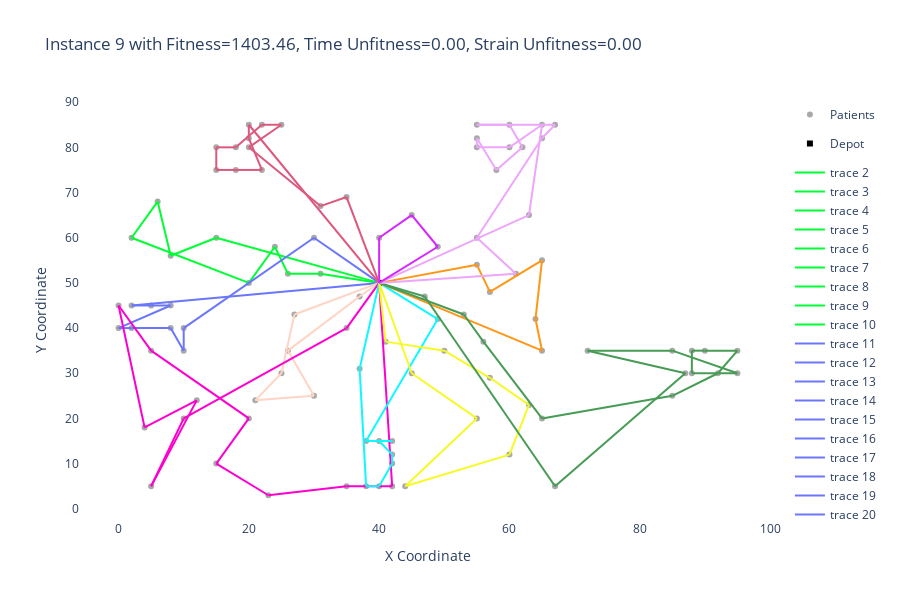

The notebook cell this image was saved under:
### Code cell
import plotly.express as px
import plotly.graph_objects as go
from itertools import cycle

depot_x, depot_y = depot['x_coord'], depot['y_coord']
x_coords, y_coords = zip(*[(patient['x_coord'], patient['y_coord']) for patient in patients.values()])



patient_hover_texts = [f"Patient {pid}:<br>Location: ({patient['x_coord']}, {patient['y_coord']})<br>Time Window: [{patient['start_time']}, {patient['end_time']}]" for pid, patient in patients.items()]

# Create a scatter plot for patients
patients_scatter = go.Scatter(x=x_coords, y=y_coords, mode='markers', marker=dict(symbol='circle', color='darkgrey'), name='Patients', text=patient_hover_texts, hoverinfo='text')

# Create a scatter plot for the depot
depot_scatter = go.Scatter(x=[depot_x], y=[depot_y], mode='markers', marker=dict(symbol='square', color='black'), name='Depot')


# Create the figure and add the scatter plots
fig = go.Figure()
fig.add_trace(patients_scatter)
fig.add_trace(depot_scatter)
from itertools import cycle

# Generate a list of distinct colors
num_routes = 25  # Or however many routes you have


colors = px.colors.qualitative.Light24
colors.append('#1CA71C')
colors.append('#FFA500')
colors = iter(cycle(colors))
# Current color

color_ind = 1



color = next(colors)
for start, end in arcs:
    if (start[0] == depot_x and start[1] == depot_y):  # Start at the depot
        color = next(colors)  # Change color for the new route
    fig.add_trace(go.Scatter(x=[start[0], end[0]], y=[start[1], end[1]], mode='lines', line=dict(color=color), legendgroup=f'R{color_ind}'))

# Set axis labels
fig.update_layout(
    xaxis_title='X Coordinate', 
    yaxis_title='Y Coordinate', 
    title=f'Instance {instance} with Fitness={fitness:.2f}, Time Unfitness={time_unfitness:.2f}, Strain Unfitness={strain_unfitness:.2f}', 
    plot_bgcolor='white', 
    paper_bgcolor='white',
    height=600,
)

# Show the plot
fig.show()

### Figure 1 — Plotly figure (JSON) as saved in the notebook; plotly's stock layout.template omitted (floating-point values rounded to 4 significant figures)
{"data": [{"hoverinfo": "text", "marker": {"color": "darkgrey", "symbol": "circle"}, "mode": "markers", "name": "Patients", "text": ["Patient 1:<br>Location: (25, 85)<br>Time Window: [673, 803]", "Patient 2:<br>Location: (22, 75)<br>Time Window: [152, 282]", "Patient 3:<br>Location: (22, 85)<br>Time Window: [471, 601]", "Patient 4:<br>Location: (20, 80)<br>Time Window: [644, 774]", "Patient 5:<br>Location: (20, 85)<br>Time Window: [73, 203]", "Patient 6:<br>Location: (18, 75)<br>Time Window: [388, 518]", "Patient 7:<br>Location: (15, 75)<br>Time Window: [300, 430]", "Patient 8:<br>Location: (15, 80)<br>Time Window: [367, 497]", "Patient 9:<br>Location: (10, 35)<br>Time Window: [371, 501]", "Patient 10:<br>Location: (10, 40)<br>Time Window: [519, 649]", "Patient 11:<br>Location: (8, 40)<br>Time Window: [195, 325]", "Patient 12:<br>Location: (8, 45)<br>Time Window: [223, 353]", "Patient 13:<br>Location: (5, 35)<br>Time Window: [653, 783]", "Patient 14:<br>Location: (5, 45)<br>Time Window: [35, 165]", "Patient 15:<br>Location: (2, 40)<br>Time Window: [174, 304]", "Patient 16:<br>Location: (0, 40)<br>Time Window: [255, 385]", "Patient 17:<br>Location: (0, 45)<br>Time Window: [703, 833]", "Patient 18:<br>Location: (44, 5)<br>Time Window: [335, 465]", "Patient 19:<br>Location: (42, 10)<br>Time Window: [254, 384]", "Patient 20:<br>Location: (42, 15)<br>Time Window: [537, 667]", "Patient 21:<br>Location: (40, 5)<br>Time Window: [215, 345]", "Patient 22:<br>Location: (40, 15)<br>Time Window: [375, 505]", "Patient 23:<br>Location: (38, 5)<br>Time Window: [201, 331]", "Patient 24:<br>Location: (38, 15)<br>Time Window: [681, 811]", "Patient 25:<br>Location: (35, 5)<br>Time Window: [784, 914]", "Patient 26:<br>Location: (95, 30)<br>Time Window: [529, 659]", "Patient 27:<br>Location: (95, 35)<br>Time Window: [146, 276]", "Patient 28:<br>Location: (92, 30)<br>Time Window: [149, 279]", "Patient 29:<br>Location: (90, 35)<br>Time Window: [194, 324]", "Patient 30:<br>Location: (88, 30)<br>Time Window: [246, 376]", "Patient 31:<br>Location: (88, 35)<br>Time Window: [165, 295]", "Patient 32:<br>Location: (87, 30)<br>Time Window: [621, 751]", "Patient 33:<br>Location: (85, 25)<br>Time Window: [80, 210]", "Patient 34:<br>Location: (85, 35)<br>Time Window: [487, 617]", "Patient 35:<br>Location: (67, 85)<br>Time Window: [657, 787]", "Patient 36:<br>Location: (65, 85)<br>Time Window: [43, 173]", "Patient 37:<br>Location: (65, 82)<br>Time Window: [557, 687]", "Patient 38:<br>Location: (62, 80)<br>Time Window: [278, 408]", "Patient 39:<br>Location: (60, 80)<br>Time Window: [64, 194]", "Patient 40:<br>Location: (60, 85)<br>Time Window: [329, 459]", "Patient 41:<br>Location: (58, 75)<br>Time Window: [376, 506]", "Patient 42:<br>Location: (55, 80)<br>Time Window: [33, 163]", "Patient 43:<br>Location: (55, 85)<br>Time Window: [574, 704]", "Patient 44:<br>Location: (55, 82)<br>Time Window: [217, 347]", "Patient 45:<br>Location: (20, 82)<br>Time Window: [37, 167]", "Patient 46:<br>Location: (18, 80)<br>Time Window: [489, 619]", "Patient 47:<br>Location: (2, 45)<br>Time Window: [105, 235]", "Patient 48:<br>Location: (42, 5)<br>Time Window: [732, 862]", "Patient 49:<br>Location: (42, 12)<br>Time Window: [440, 570]", "Patient 50:<br>Location: (72, 35)<br>Time Window: [507, 637]", "Patient 51:<br>Location: (55, 20)<br>Time Window: [326, 456]", "Patient 52:<br>Location: (25, 30)<br>Time Window: [175, 305]", "Patient 53:<br>Location: (20, 50)<br>Time Window: [375, 505]", "Patient 54:<br>Location: (55, 60)<br>Time Window: [601, 731]", "Patient 55:<br>Location: (30, 60)<br>Time Window: [599, 729]", "Patient 56:<br>Location: (50, 35)<br>Time Window: [557, 687]", "Patient 57:<br>Location: (30, 25)<br>Time Window: [397, 527]", "Patient 58:<br>Location: (15, 10)<br>Time Window: [782, 912]", "Patient 59:<br>Location: (10, 20)<br>Time Window: [42, 172]", "Patient 60:<br>Location: (15, 60)<br>Time Window: [694, 824]", "Patient 61:<br>Location: (45, 65)<br>Time Window: [258, 388]", "Patient 62:<br>Location: (65, 35)<br>Time Window: [167, 297]", "Patient 63:<br>Location: (65, 20)<br>Time Window: [39, 169]", "Patient 64:<br>Location: (45, 30)<br>Time Window: [191, 321]", "Patient 65:<br>Location: (35, 40)<br>Time Window: [11, 141]", "Patient 66:<br>Location: (41, 37)<br>Time Window: [566, 696]", "Patient 67:<br>Location: (64, 42)<br>Time Window: [268, 398]", "Patient 68:<br>Location: (40, 60)<br>Time Window: [612, 742]", "Patient 69:<br>Location: (31, 52)<br>Time Window: [157, 287]", "Patient 70:<br>Location: (35, 69)<br>Time Window: [810, 940]", "Patient 71:<br>Location: (65, 55)<br>Time Window: [241, 371]", "Patient 72:<br>Location: (63, 65)<br>Time Window: [60, 190]", "Patient 73:<br>Location: (2, 60)<br>Time Window: [286, 416]", "Patient 74:<br>Location: (20, 20)<br>Time Window: [645, 775]", "Patient 75:<br>Location: (5, 5)<br>Time Window: [232, 362]", "Patient 76:<br>Location: (60, 12)<br>Time Window: [268, 398]", "Patient 77:<br>Location: (23, 3)<br>Time Window: [764, 894]", "Patient 78:<br>Location: (8, 56)<br>Time Window: [365, 495]", "Patient 79:<br>Location: (6, 68)<br>Time Window: [352, 482]", "Patient 80:<br>Location: (47, 47)<br>Time Window: [822, 952]", "Patient 81:<br>Location: (49, 58)<br>Time Window: [355, 485]", "Patient 82:<br>Location: (27, 43)<br>Time Window: [152, 282]", "Patient 83:<br>Location: (37, 31)<br>Time Window: [105, 235]", "Patient 84:<br>Location: (57, 29)<br>Time Window: [395, 525]", "Patient 85:<br>Location: (63, 23)<br>Time Window: [344, 474]", "Patient 86:<br>Location: (21, 24)<br>Time Window: [349, 479]", "Patient 87:<br>Location: (12, 24)<br>Time Window: [359, 489]", "Patient 88:<br>Location: (24, 58)<br>Time Window: [260, 390]", "Patient 89:<br>Location: (67, 5)<br>Time Window: [713, 843]", "Patient 90:<br>Location: (37, 47)<br>Time Window: [359, 489]", "Patient 91:<br>Location: (49, 42)<br>Time Window: [719, 849]", "Patient 92:<br>Location: (53, 43)<br>Time Window: [14, 144]", "Patient 93:<br>Location: (61, 52)<br>Time Window: [808, 938]", "Patient 94:<br>Location: (57, 48)<br>Time Window: [392, 522]", "Patient 95:<br>Location: (56, 37)<br>Time Window: [100, 230]", "Patient 96:<br>Location: (55, 54)<br>Time Window: [562, 692]", "Patient 97:<br>Location: (4, 18)<br>Time Window: [547, 677]", "Patient 98:<br>Location: (26, 52)<br>Time Window: [172, 302]", "Patient 99:<br>Location: (26, 35)<br>Time Window: [308, 438]", "Patient 100:<br>Location: (31, 67)<br>Time Window: [810, 940]"], "type": "scatter", "x": [25, 22, 22, 20, 20, 18, 15, 15, 10, 10, 8, 8, 5, 5, 2, 0, 0, 44, 42, 42, 40, 40, 38, 38, 35, 95, 95, 92, 90, 88, 88, 87, 85, 85, 67, 65, 65, 62, 60, 60, 58, 55, 55, 55, 20, 18, 2, 42, 42, 72, 55, 25, 20, 55, 30, 50, 30, 15, 10, 15, 45, 65, 65, 45, 35, 41, 64, 40, 31, 35, 65, 63, 2, 20, 5, 60, 23, 8, 6, 47, 49, 27, 37, 57, 63, 21, 12, 24, 67, 37, 49, 53, 61, 57, 56, 55, 4, 26, 26, 31], "y": [85, 75, 85, 80, 85, 75, 75, 80, 35, 40, 40, 45, 35, 45, 40, 40, 45, 5, 10, 15, 5, 15, 5, 15, 5, 30, 35, 30, 35, 30, 35, 30, 25, 35, 85, 85, 82, 80, 80, 85, 75, 80, 85, 82, 82, 80, 45, 5, 12, 35, 20, 30, 50, 60, 60, 35, 25, 10, 20, 60, 65, 35, 20, 30, 40, 37, 42, 60, 52, 69, 55, 65, 60, 20, 5, 12, 3, 56, 68, 47, 58, 43, 31, 29, 23, 24, 24, 58, 5, 47, 42, 43, 52, 48, 37, 54, 18, 52, 35, 67]}, {"marker": {"color": "black", "symbol": "square"}, "mode": "markers", "name": "Depot", "type": "scatter", "x": [40], "y": [50]}, {"legendgroup": "R1", "line": {"color": "#00FE35"}, "mode": "lines", "type": "scatter", "x": [40, 31], "y": [50, 52]}, {"legendgroup": "R1", "line": {"color": "#00FE35"}, "mode": "lines", "type": "scatter", "x": [31, 26], "y": [52, 52]}, {"legendgroup": "R1", "line": {"color": "#00FE35"}, "mode": "lines", "type": "scatter", "x": [26, 24], "y": [52, 58]}, {"legendgroup": "R1", "line": {"color": "#00FE35"}, "mode": "lines", "type": "scatter", "x": [24, 20], "y": [58, 50]}, {"legendgroup": "R1", "line": {"color": "#00FE35"}, "mode": "lines", "type": "scatter", "x": [20, 2], "y": [50, 60]}, {"legendgroup": "R1", "line": {"color": "#00FE35"}, "mode": "lines", "type": "scatter", "x": [2, 6], "y": [60, 68]}, {"legendgroup": "R1", "line": {"color": "#00FE35"}, "mode": "lines", "type": "scatter", "x": [6, 8], "y": [68, 56]}, {"legendgroup": "R1", "line": {"color": "#00FE35"}, "mode": "lines", "type": "scatter", "x": [8, 15], "y": [56, 60]}, {"legendgroup": "R1", "line": {"color": "#00FE35"}, "mode": "lines", "type": "scatter", "x": [15, 40], "y": [60, 50]}, {"legendgroup": "R1", "line": {"color": "#6A76FC"}, "mode": "lines", "type": "scatter", "x": [40, 2], "y": [50, 45]}, {"legendgroup": "R1", "line": {"color": "#6A76FC"}, "mode": "lines", "type": "scatter", "x": [2, 5], "y": [45, 45]}, {"legendgroup": "R1", "line": {"color": "#6A76FC"}, "mode": "lines", "type": "scatter", "x": [5, 8], "y": [45, 45]}, {"legendgroup": "R1", "line": {"color": "#6A76FC"}, "mode": "lines", "type": "scatter", "x": [8, 0], "y": [45, 40]}, {"legendgroup": "R1", "line": {"color": "#6A76FC"}, "mode": "lines", "type": "scatter", "x": [0, 2], "y": [40, 40]}, {"legendgroup": "R1", "line": {"color": "#6A76FC"}, "mode": "lines", "type": "scatter", "x": [2, 8], "y": [40, 40]}, {"legendgroup": "R1", "line": {"color": "#6A76FC"}, "mode": "lines", "type": "scatter", "x": [8, 10], "y": [40, 35]}, {"legendgroup": "R1", "line": {"color": "#6A76FC"}, "mode": "lines", "type": "scatter", "x": [10, 10], "y": [35, 40]}, {"legendgroup": "R1", "line": {"color": "#6A76FC"}, "mode": "lines", "type": "scatter", "x": [10, 30], "y": [40, 60]}, {"legendgroup": "R1", "line": {"color": "#6A76FC"}, "mode": "lines", "type": "scatter", "x": [30, 40], "y": [60, 50]}, {"legendgroup": "R1", "line": {"color": "#FED4C4"}, "mode": "lines", "type": "scatter", "x": [40, 27], "y": [50, 43]}, {"legendgroup": "R1", "line": {"color": "#FED4C4"}, "mode": "lines", "type": "scatter", "x": [27, 25], "y": [43, 30]}, {"legendgroup": "R1", "line": {"color": "#FED4C4"}, "mode": "lines", "type": "scatter", "x": [25, 21], "y": [30, 24]}, {"legendgroup": "R1", "line": {"color": "#FED4C4"}, "mode": "lines", "type": "scatter", "x": [21, 30], "y": [24, 25]}, {"legendgroup": "R1", "line": {"color": "#FED4C4"}, "mode": "lines", "type": "scatter", "x": [30, 26], "y": [25, 35]}, {"legendgroup": "R1", "line": {"color": "#FED4C4"}, "mode": "lines", "type": "scatter", "x": [26, 37], "y": [35, 47]}, {"legendgroup": "R1", "line": {"color": "#FED4C4"}, "mode": "lines", "type": "scatter", "x": [37, 40], "y": [47, 50]}, {"legendgroup": "R1", "line": {"color": "#FE00CE"}, "mode": "lines", "type": "scatter", "x": [40, 35], "y": [50, 40]}, {"legendgroup": "R1", "line": {"color": "#FE00CE"}, "mode": "lines", "type": "scatter", "x": [35, 10], "y": [40, 20]}, {"legendgroup": "R1", "line": {"color": "#FE00CE"}, "mode": "lines", "type": "scatter", "x": [10, 5], "y": [20, 5]}, {"legendgroup": "R1", "line": {"color": "#FE00CE"}, "mode": "lines", "type": "scatter", "x": [5, 12], "y": [5, 24]}, {"legendgroup": "R1", "line": {"color": "#FE00CE"}, "mode": "lines", "type": "scatter", "x": [12, 4], "y": [24, 18]}, {"legendgroup": "R1", "line": {"color": "#FE00CE"}, "mode": "lines", "type": "scatter", "x": [4, 0], "y": [18, 45]}, {"legendgroup": "R1", "line": {"color": "#FE00CE"}, "mode": "lines", "type": "scatter", "x": [0, 5], "y": [45, 35]}, {"legendgroup": "R1", "line": {"color": "#FE00CE"}, "mode": "lines", "type": "scatter", "x": [5, 20], "y": [35, 20]}, {"legendgroup": "R1", "line": {"color": "#FE00CE"}, "mode": "lines", "type": "scatter", "x": [20, 15], "y": [20, 10]}, {"legendgroup": "R1", "line": {"color": "#FE00CE"}, "mode": "lines", "type": "scatter", "x": [15, 23], "y": [10, 3]}, {"legendgroup": "R1", "line": {"color": "#FE00CE"}, "mode": "lines", "type": "scatter", "x": [23, 35], "y": [3, 5]}, {"legendgroup": "R1", "line": {"color": "#FE00CE"}, "mode": "lines", "type": "scatter", "x": [35, 42], "y": [5, 5]}, {"legendgroup": "R1", "line": {"color": "#FE00CE"}, "mode": "lines", "type": "scatter", "x": [42, 40], "y": [5, 50]}, {"legendgroup": "R1", "line": {"color": "#0DF9FF"}, "mode": "lines", "type": "scatter", "x": [40, 37], "y": [50, 31]}, {"legendgroup": "R1", "line": {"color": "#0DF9FF"}, "mode": "lines", "type": "scatter", "x": [37, 38], "y": [31, 5]}, {"legendgroup": "R1", "line": {"color": "#0DF9FF"}, "mode": "lines", "type": "scatter", "x": [38, 40], "y": [5, 5]}, {"legendgroup": "R1", "line": {"color": "#0DF9FF"}, "mode": "lines", "type": "scatter", "x": [40, 42], "y": [5, 10]}, {"legendgroup": "R1", "line": {"color": "#0DF9FF"}, "mode": "lines", "type": "scatter", "x": [42, 42], "y": [10, 12]}, {"legendgroup": "R1", "line": {"color": "#0DF9FF"}, "mode": "lines", "type": "scatter", "x": [42, 40], "y": [12, 15]}, {"legendgroup": "R1", "line": {"color": "#0DF9FF"}, "mode": "lines", "type": "scatter", "x": [40, 42], "y": [15, 15]}, {"legendgroup": "R1", "line": {"color": "#0DF9FF"}, "mode": "lines", "type": "scatter", "x": [42, 38], "y": [15, 15]}, {"legendgroup": "R1", "line": {"color": "#0DF9FF"}, "mode": "lines", "type": "scatter", "x": [38, 49], "y": [15, 42]}, {"legendgroup": "R1", "line": {"color": "#0DF9FF"}, "mode": "lines", "type": "scatter", "x": [49, 40], "y": [42, 50]}, {"legendgroup": "R1", "line": {"color": "#F6F926"}, "mode": "lines", "type": "scatter", "x": [40, 45], "y": [50, 30]}, {"legendgroup": "R1", "line": {"color": "#F6F926"}, "mode": "lines", "type": "scatter", "x": [45, 55], "y": [30, 20]}, {"legendgroup": "R1", "line": {"color": "#F6F926"}, "mode": "lines", "type": "scatter", "x": [55, 44], "y": [20, 5]}, {"legendgroup": "R1", "line": {"color": "#F6F926"}, "mode": "lines", "type": "scatter", "x": [44, 60], "y": [5, 12]}, {"legendgroup": "R1", "line": {"color": "#F6F926"}, "mode": "lines", "type": "scatter", "x": [60, 63], "y": [12, 23]}, {"legendgroup": "R1", "line": {"color": "#F6F926"}, "mode": "lines", "type": "scatter", "x": [63, 57], "y": [23, 29]}, {"legendgroup": "R1", "line": {"color": "#F6F926"}, "mode": "lines", "type": "scatter", "x": [57, 50], "y": [29, 35]}, {"legendgroup": "R1", "line": {"color": "#F6F926"}, "mode": "lines", "type": "scatter", "x": [50, 41], "y": [35, 37]}, {"legendgroup": "R1", "line": {"color": "#F6F926"}, "mode": "lines", "type": "scatter", "x": [41, 40], "y": [37, 50]}, {"legendgroup": "R1", "line": {"color": "#FF9616"}, "mode": "lines", "type": "scatter", "x": [40, 65], "y": [50, 35]}, {"legendgroup": "R1", "line": {"color": "#FF9616"}, "mode": "lines", "type": "scatter", "x": [65, 64], "y": [35, 42]}, {"legendgroup": "R1", "line": {"color": "#FF9616"}, "mode": "lines", "type": "scatter", "x": [64, 65], "y": [42, 55]}, {"legendgroup": "R1", "line": {"color": "#FF9616"}, "mode": "lines", "type": "scatter", "x": [65, 57], "y": [55, 48]}, {"legendgroup": "R1", "line": {"color": "#FF9616"}, "mode": "lines", "type": "scatter", "x": [57, 55], "y": [48, 54]}, {"legendgroup": "R1", "line": {"color": "#FF9616"}, "mode": "lines", "type": "scatter", "x": [55, 40], "y": [54, 50]}, {"legendgroup": "R1", "line": {"color": "#479B55"}, "mode": "lines", "type": "scatter", "x": [40, 53], "y": [50, 43]}, {"legendgroup": "R1", "line": {"color": "#479B55"}, "mode": "lines", "type": "scatter", "x": [53, 56], "y": [43, 37]}, {"legendgroup": "R1", "line": {"color": "#479B55"}, "mode": "lines", "type": "scatter", "x": [56, 65], "y": [37, 20]}, {"legendgroup": "R1", "line": {"color": "#479B55"}, "mode": "lines", "type": "scatter", "x": [65, 85], "y": [20, 25]}, {"legendgroup": "R1", "line": {"color": "#479B55"}, "mode": "lines", "type": "scatter", "x": [85, 92], "y": [25, 30]}, {"legendgroup": "R1", "line": {"color": "#479B55"}, "mode": "lines", "type": "scatter", "x": [92, 95], "y": [30, 35]}, {"legendgroup": "R1", "line": {"color": "#479B55"}, "mode": "lines", "type": "scatter", "x": [95, 90], "y": [35, 35]}, {"legendgroup": "R1", "line": {"color": "#479B55"}, "mode": "lines", "type": "scatter", "x": [90, 88], "y": [35, 35]}, {"legendgroup": "R1", "line": {"color": "#479B55"}, "mode": "lines", "type": "scatter", "x": [88, 88], "y": [35, 30]}, {"legendgroup": "R1", "line": {"color": "#479B55"}, "mode": "lines", "type": "scatter", "x": [88, 95], "y": [30, 30]}, {"legendgroup": "R1", "line": {"color": "#479B55"}, "mode": "lines", "type": "scatter", "x": [95, 85], "y": [30, 35]}, {"legendgroup": "R1", "line": {"color": "#479B55"}, "mode": "lines", "type": "scatter", "x": [85, 72], "y": [35, 35]}, {"legendgroup": "R1", "line": {"color": "#479B55"}, "mode": "lines", "type": "scatter", "x": [72, 87], "y": [35, 30]}, {"legendgroup": "R1", "line": {"color": "#479B55"}, "mode": "lines", "type": "scatter", "x": [87, 67], "y": [30, 5]}, {"legendgroup": "R1", "line": {"color": "#479B55"}, "mode": "lines", "type": "scatter", "x": [67, 47], "y": [5, 47]}, {"legendgroup": "R1", "line": {"color": "#479B55"}, "mode": "lines", "type": "scatter", "x": [47, 40], "y": [47, 50]}, {"legendgroup": "R1", "line": {"color": "#EEA6FB"}, "mode": "lines", "type": "scatter", "x": [40, 63], "y": [50, 65]}, {"legendgroup": "R1", "line": {"color": "#EEA6FB"}, "mode": "lines", "type": "scatter", "x": [63, 65], "y": [65, 85]}, {"legendgroup": "R1", "line": {"color": "#EEA6FB"}, "mode": "lines", "type": "scatter", "x": [65, 60], "y": [85, 80]}, {"legendgroup": "R1", "line": {"color": "#EEA6FB"}, "mode": "lines", "type": "scatter", "x": [60, 55], "y": [80, 80]}, {"legendgroup": "R1", "line": {"color": "#EEA6FB"}, "mode": "lines", "type": "scatter", "x": [55, 55], "y": [80, 82]}, {"legendgroup": "R1", "line": {"color": "#EEA6FB"}, "mode": "lines", "type": "scatter", "x": [55, 58], "y": [82, 75]}, {"legendgroup": "R1", "line": {"color": "#EEA6FB"}, "mode": "lines", "type": "scatter", "x": [58, 62], "y": [75, 80]}, {"legendgroup": "R1", "line": {"color": "#EEA6FB"}, "mode": "lines", "type": "scatter", "x": [62, 60], "y": [80, 85]}, {"legendgroup": "R1", "line": {"color": "#EEA6FB"}, "mode": "lines", "type": "scatter", "x": [60, 55], "y": [85, 85]}, {"legendgroup": "R1", "line": {"color": "#EEA6FB"}, "mode": "lines", "type": "scatter", "x": [55, 67], "y": [85, 85]}, {"legendgroup": "R1", "line": {"color": "#EEA6FB"}, "mode": "lines", "type": "scatter", "x": [67, 65], "y": [85, 82]}, {"legendgroup": "R1", "line": {"color": "#EEA6FB"}, "mode": "lines", "type": "scatter", "x": [65, 55], "y": [82, 60]}, {"legendgroup": "R1", "line": {"color": "#EEA6FB"}, "mode": "lines", "type": "scatter", "x": [55, 61], "y": [60, 52]}, {"legendgroup": "R1", "line": {"color": "#EEA6FB"}, "mode": "lines", "type": "scatter", "x": [61, 40], "y": [52, 50]}, {"legendgroup": "R1", "line": {"color": "#DC587D"}, "mode": "lines", "type": "scatter", "x": [40, 20], "y": [50, 85]}, {"legendgroup": "R1", "line": {"color": "#DC587D"}, "mode": "lines", "type": "scatter", "x": [20, 20], "y": [85, 82]}, {"legendgroup": "R1", "line": {"color": "#DC587D"}, "mode": "lines", "type": "scatter", "x": [20, 22], "y": [82, 75]}, {"legendgroup": "R1", "line": {"color": "#DC587D"}, "mode": "lines", "type": "scatter", "x": [22, 18], "y": [75, 75]}, {"legendgroup": "R1", "line": {"color": "#DC587D"}, "mode": "lines", "type": "scatter", "x": [18, 15], "y": [75, 75]}, {"legendgroup": "R1", "line": {"color": "#DC587D"}, "mode": "lines", "type": "scatter", "x": [15, 15], "y": [75, 80]}, {"legendgroup": "R1", "line": {"color": "#DC587D"}, "mode": "lines", "type": "scatter", "x": [15, 18], "y": [80, 80]}, {"legendgroup": "R1", "line": {"color": "#DC587D"}, "mode": "lines", "type": "scatter", "x": [18, 22], "y": [80, 85]}, {"legendgroup": "R1", "line": {"color": "#DC587D"}, "mode": "lines", "type": "scatter", "x": [22, 25], "y": [85, 85]}, {"legendgroup": "R1", "line": {"color": "#DC587D"}, "mode": "lines", "type": "scatter", "x": [25, 20], "y": [85, 80]}, {"legendgroup": "R1", "line": {"color": "#DC587D"}, "mode": "lines", "type": "scatter", "x": [20, 31], "y": [80, 67]}, {"legendgroup": "R1", "line": {"color": "#DC587D"}, "mode": "lines", "type": "scatter", "x": [31, 35], "y": [67, 69]}, {"legendgroup": "R1", "line": {"color": "#DC587D"}, "mode": "lines", "type": "scatter", "x": [35, 40], "y": [69, 50]}, {"legendgroup": "R1", "line": {"color": "#D626FF"}, "mode": "lines", "type": "scatter", "x": [40, 49], "y": [50, 58]}, {"legendgroup": "R1", "line": {"color": "#D626FF"}, "mode": "lines", "type": "scatter", "x": [49, 45], "y": [58, 65]}, {"legendgroup": "R1", "line": {"color": "#D626FF"}, "mode": "lines", "type": "scatter", "x": [45, 40], "y": [65, 60]}, {"legendgroup": "R1", "line": {"color": "#D626FF"}, "mode": "lines", "type": "scatter", "x": [40, 40], "y": [60, 50]}], "layout": {"height": 600, "paper_bgcolor": "white", "plot_bgcolor": "white", "title": {"text": "Instance 9 with Fitness=1403.46, Time Unfitness=0.00, Strain Unfitness=0.00"}, "xaxis": {"title": {"text": "X Coordinate"}}, "yaxis": {"title": {"text": "Y Coordinate"}}}}
